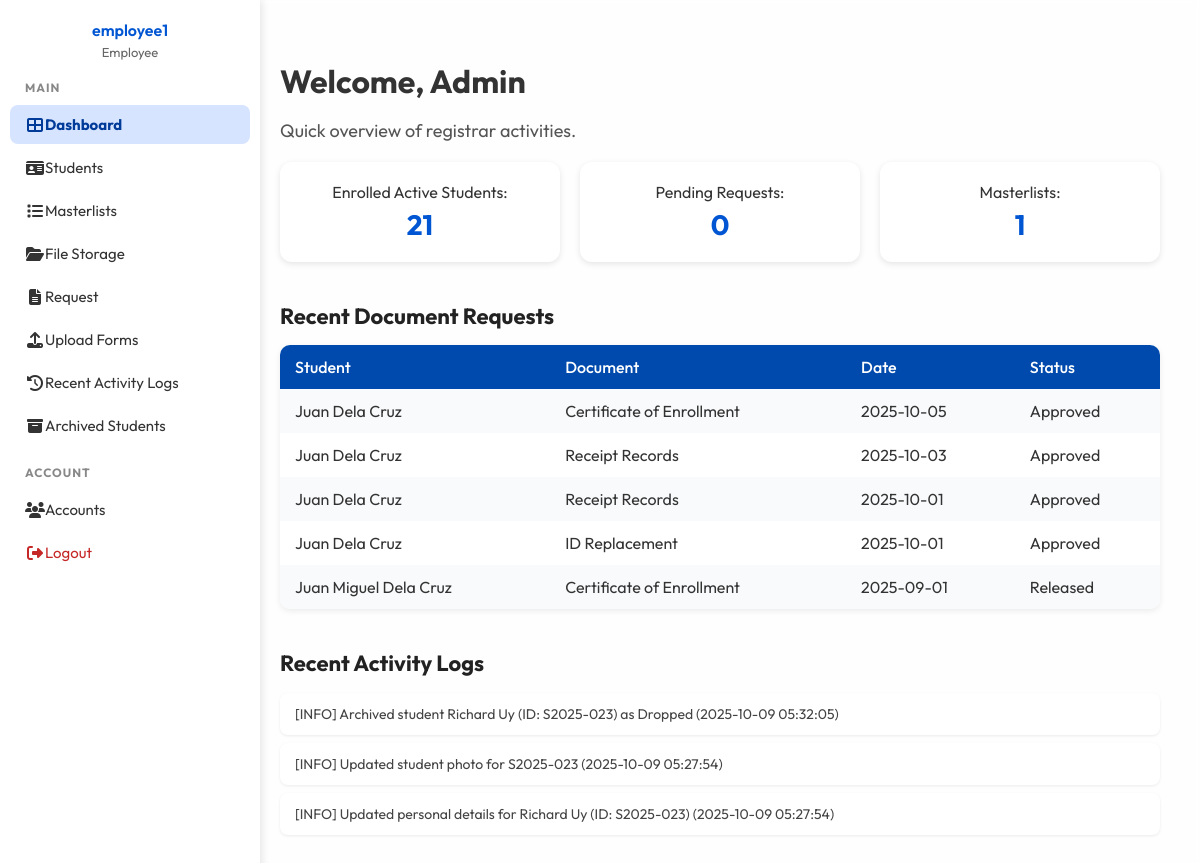
The app's page /admin/index.php (signed in) with its own data.
### tables this page shows
CREATE TABLE `users` (
  `user_id` int(11) NOT NULL,
  `username` varchar(255) DEFAULT NULL,
  `email` varchar(255) NOT NULL,
  `password_hash` text DEFAULT NULL,
  `role_id` int(11) DEFAULT NULL,
  `active` tinyint(1) DEFAULT NULL
);

CREATE TABLE `roles` (
  `role_id` int(11) NOT NULL,
  `name` varchar(255) DEFAULT NULL,
  `description` text DEFAULT NULL
);

CREATE TABLE `document_requests` (
  `request_id` int(11) NOT NULL,
  `student_id` varchar(255) DEFAULT NULL,
  `document_type` varchar(255) DEFAULT NULL,
  `notes` text NOT NULL,
  `request_date` date DEFAULT NULL,
  `status` varchar(255) DEFAULT NULL,
  `release_date` date DEFAULT NULL
);

CREATE TABLE `students` (
  `student_id` varchar(255) NOT NULL,
  `user_id` int(11) DEFAULT NULL,
  `first_name` varchar(255) DEFAULT NULL,
  `last_name` varchar(255) DEFAULT NULL,
  `birthdate` date DEFAULT NULL,
  `gender` varchar(255) DEFAULT NULL,
  `program` varchar(50) NOT NULL,
  `year_level` int(11) DEFAULT NULL,
  `section` int(10) NOT NULL,
  `student_status` varchar(255) DEFAULT NULL,
  `photo_path` text DEFAULT NULL,
  `date_registered` date DEFAULT NULL,
  `email` varchar(255) DEFAULT NULL,
  `contact_no` varchar(255) DEFAULT NULL
);

CREATE TABLE `system_logs` (
  `syslog_id` int(11) NOT NULL,
  `level` varchar(255) DEFAULT NULL,
  `message` text DEFAULT NULL,
  `origin` varchar(255) DEFAULT NULL,
  `user_id` int(11) DEFAULT NULL,
  `timestamp` timestamp NOT NULL DEFAULT current_timestamp() ON UPDATE current_timestamp()
);

### admin/index.php (the view, shortened to what this page needs)
<?php
require_once __DIR__ . "/../Database/connection.php";
$res = $conn->query("SELECT COUNT(*) AS total FROM students WHERE student_status = 'Enrolled'");
$studentsCount = $res->fetch_assoc()['total'] ?? 0;
$res = $conn->query("SELECT COUNT(*) AS total FROM document_requests WHERE status = 'Pending'");
$pendingRequests = $res->fetch_assoc()['total'] ?? 0;
$res = $conn->query("SELECT COUNT(*) AS total FROM masterlists");
$masterlistCount = $res->fetch_assoc()['total'] ?? 0;
$recentRequests = $conn->query("
  SELECT r.request_id, r.document_type, r.status, r.request_date, s.first_name, s.last_name
  FROM document_requests r
  LEFT JOIN students s ON r.student_id = s.student_id
  ORDER BY r.request_date DESC
  LIMIT 5
");
$recentLogs = $conn->query("
  SELECT level, message, timestamp
  FROM system_logs
  ORDER BY timestamp DESC
  LIMIT 3
");
?>
<!DOCTYPE html>
<html lang="en">
<head>
  <link rel="stylesheet" href="../components/css/StaffDashboard.css">
</head>
<body>
<?php include 'AdminSidenav.php'; ?>
<div class="container">
  <h1>Welcome, Admin</h1>
  <p>Quick overview of registrar activities.</p>
  <div class="stats">
    <div class="card">Enrolled Active Students: <strong><?= $studentsCount ?></strong></div>
    <div class="card">Pending Requests: <strong><?= $pendingRequests ?></strong></div>
    <div class="card">Masterlists: <strong><?= $masterlistCount ?></strong></div>
  </div>
  <div class="section">
    <h2>Recent Document Requests</h2>
    <table>
      <tr><th>Student</th><th>Document</th><th>Date</th><th>Status</th></tr>
      <?php while ($row = $recentRequests->fetch_assoc()): ?>
        <tr>
          <td><?= htmlspecialchars($row['first_name']." ".$row['last_name']) ?></td>
          <td><?= htmlspecialchars($row['document_type']) ?></td>
          <td><?= htmlspecialchars($row['request_date']) ?></td>
          <td><?= htmlspecialchars($row['status']) ?></td>
        </tr>
      <?php endwhile; ?>
    </table>
  </div>
  <div class="section">
    <h2>Recent Activity Logs</h2>
    <ul>
      <?php while ($log = $recentLogs->fetch_assoc()): ?>
        <li>[<?= $log['level'] ?>] <?= htmlspecialchars($log['message']) ?> (<?= $log['timestamp'] ?>)</li>
      <?php endwhile; ?>
    </ul>
  </div>
</div>
</body>
</html>

### admin/AdminSidenav.php (shortened to what this page needs)
<?php
  require_once __DIR__ . "/../Database/connection.php";
  $current_page = basename($_SERVER['PHP_SELF']);
  $user_id = $_SESSION['user_id'];
  $stmt = $conn->prepare("
      SELECT u.username, r.name AS role_name
      FROM users u
      JOIN roles r ON u.role_id = r.role_id
      WHERE u.user_id = ?
  ");
  $stmt->bind_param("i", $user_id);
  $stmt->execute();
  $result = $stmt->get_result();
  $user = $result->fetch_assoc();
  $staffName = $user['username'] ?? "Unknown User";
  $staffRole = $user['role_name'] ?? "Unknown Role";
?>
<!DOCTYPE html>
<html lang="en">
<head>
  <link rel="stylesheet" href="https://cdnjs.cloudflare.com/ajax/libs/font-awesome/6.4.0/css/all.min.css">
</head>
<body>
<div class="sidebar collapsed" id="sidebar">
  <div class="sidebar-header">
    <h3 class="sidebar-text"><?= htmlspecialchars($staffName) ?></h3>
    <p class="sidebar-text"><?= htmlspecialchars($staffRole) ?></p>
  </div>
  <div class="sidebar-section">
    <h4 class="sidebar-text">MAIN</h4>
    <a href="index.php" class="<?= $current_page=='index.php' ? 'active' : '' ?>">
      <i class="fas fa-th-large"></i><span class="sidebar-text"> Dashboard</span>
    </a>
    <a href="StudentInfo.php" class="<?= $current_page=='StudentInfo.php' ? 'active' : '' ?>">
      <i class="fas fa-id-card"></i><span class="sidebar-text"> Students</span>
    </a>
    <a href="Masterlist.php" class="<?= $current_page=='Masterlist.php' ? 'active' : '' ?>">
      <i class="fas fa-list"></i><span class="sidebar-text"> Masterlists</span>
    </a>
    <a href="FileStorage.php" class="<?= $current_page=='FileStorage.php' ? 'active' : '' ?>">
      <i class="fas fa-folder-open"></i><span class="sidebar-text"> File Storage</span>
    </a>
    <a href="Request.php" class="<?= $current_page=='Request.php' ? 'active' : '' ?>">
      <i class="fas fa-file-alt"></i><span class="sidebar-text"> Request</span>
    </a>
     <a href="upload_forms.php" class="<?= $current_page=='upload_forms.php' ? 'active' : '' ?>">
      <i class="fas fa-upload"></i><span class="sidebar-text"> Upload Forms</span>
    </a>
    <a href="ActivityLogs.php" class="<?= $current_page=='ActivityLogs.php' ? 'active' : '' ?>">
      <i class="fas fa-history"></i><span class="sidebar-text"> Recent Activity Logs</span>
    </a>
    <a href="ArchivedStudents.php" class="<?= $current_page=='ArchivedStudents.php' ? 'active' : '' ?>">
      <i class="fas fa-archive"></i><span class="sidebar-text"> Archived Students</span>
    </a>
  </div>
  <div class="sidebar-section">
    <h4 class="sidebar-text">ACCOUNT</h4>
    <a href="Accounts.php" class="<?= $current_page=='Accounts.php' ? 'active' : '' ?>">
      <i class="fas fa-users"></i><span class="sidebar-text"> Accounts</span>
    </a>
    <a href="../Database/logout.php" class="logout">
      <i class="fas fa-sign-out-alt"></i><span class="sidebar-text"> Logout</span>
    </a>
  </div>
</div>
</body>
</html>

### components/css/StaffDashboard.css (style rules this page uses)
body { margin: 0; font-family: 'Outfit', sans-serif; background: #f9f9f9; color: #333; min-height: 100vh; display: flex; flex-direction: column; }
.container { flex: 1; padding: 40px; margin-left: 240px; transition: margin-left 0.3s ease, filter 0.3s ease; box-sizing: border-box; }
.container::before { content: ""; position: absolute; inset: 0; background: rgba(255, 255, 255, 0.85); backdrop-filter: blur(3px); z-index: 0; }
.container > * { position: relative; z-index: 1; }
.container h1 { font-size: 32px; margin-bottom: 10px; }
.container p { font-size: 18px; color: #555; }
.stats { display: grid; grid-template-columns: repeat(auto-fit, minmax(220px, 1fr)); gap: 20px; margin: 20px 0; }
.card { background: #fff; padding: 20px; border-radius: 12px; box-shadow: 0 2px 6px rgba(0,0,0,0.1); text-align: center; transition: transform 0.2s ease; }
.card strong { display: block; font-size: 28px; color: #0056d2; margin-top: 5px; }
.section { margin-top: 40px; text-align: left; }
.section h2 { margin-bottom: 15px; font-size: 22px; color: #222; }
table { width: 100%; border-collapse: collapse; background: #fff; border-radius: 10px; overflow: hidden; box-shadow: 0 2px 6px rgba(0,0,0,0.08); }
table th, table td { padding: 12px 15px; text-align: left; }
table th { background: #004aad; color: #fff; font-weight: 500; }
table tr:nth-child(even) { background-color: #f9fafb; }
tr:nth-child(odd) { background-color: #ffffff; }
.section ul { list-style: none; padding: 0; }
.section ul li { background: #fff; padding: 12px 15px; margin-bottom: 8px; border-radius: 8px; box-shadow: 0 1px 3px rgba(0,0,0,0.08); font-size: 14px; color: #444; }

### admin/AdminSidenav.php (style rules this page uses)
body { margin: 0; font-family: 'Outfit', sans-serif; background: #f9f9f9; color: #333; display: flex; }
.sidebar { position: fixed; left: 0; top: 0; height: 100%; width: 240px; background: #fff; color: #333; box-shadow: 2px 0 8px rgba(0,0,0,0.1); padding: 20px 10px; transition: width 0.3s ease; overflow-y: auto; z-index: 1000; }
.sidebar-header { text-align: center; margin-bottom: 20px; }
.sidebar-header h3 { margin: 0; font-size: 16px; font-weight: 600; color: #0056d2; }
.sidebar-header p { font-size: 13px; color: #666; margin: 4px 0 0; }
.sidebar-section { margin-bottom: 20px; }
.sidebar-section h4 { margin: 10px 15px; font-size: 12px; text-transform: uppercase; color: #888; letter-spacing: 1px; }
.sidebar a { display: flex; align-items: center; text-decoration: none; color: #333; padding: 10px 15px; border-radius: 8px; margin: 4px 0; transition: background 0.3s, color 0.3s; font-size: 15px; }
.sidebar a i { font-size: 16px; width: 20px; text-align: center; }
.sidebar a.active { background: #d6e4ff; color: #003b99; font-weight: bold; }
.sidebar a.logout { color: #c62828; }

### records on screen
users: username "employee1", role.name "Employee"
document_requests: student.last_name "Juan Dela Cruz", document_type "Certificate of Enrollment", request_date "2025-10-05", status "Approved"
document_requests: student.last_name "Juan Dela Cruz", document_type "Receipt Records", request_date "2025-10-03", status "Approved"
document_requests: student.last_name "Juan Dela Cruz", document_type "Receipt Records", request_date "2025-10-01", status "Approved"
document_requests: student.last_name "Juan Dela Cruz", document_type "ID Replacement", request_date "2025-10-01", status "Approved"
document_requests: student.last_name "Juan Miguel Dela Cruz", document_type "Certificate of Enrollment", request_date "2025-09-01", status "Released"
system_logs: level "INFO", message "Archived student Richard Uy (ID: S2025-023) as Dropped", timestamp "2025-10-09 05:32:05"
system_logs: level "INFO", message "Updated student photo for S2025-023", timestamp "2025-10-09 05:27:54"
system_logs: level "INFO", message "Updated personal details for Richard Uy (ID: S2025-023)", timestamp "2025-10-09 05:27:54"

### other values on screen
$studentsCount "21"
$pendingRequests "0"
$masterlistCount "1"
